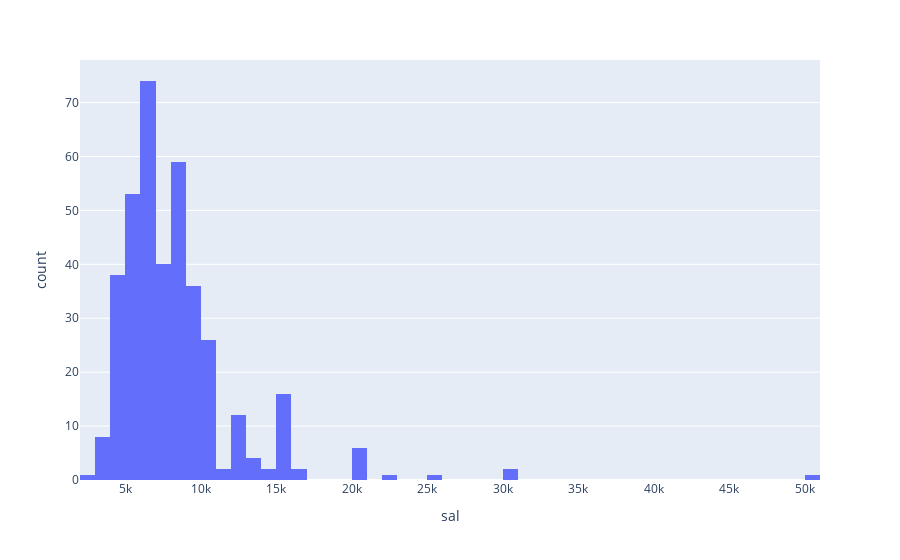

Notebook code for this chart:
### Code cell
import plotly.express as ep  

ep.histogram(data, x='sal', )

### Figure 1 — Plotly figure (JSON) as saved in the notebook; plotly's stock layout.template omitted (floating-point values rounded to 4 significant figures; data arrays with more than 128 entries replaced by an {"elided": "..."} marker saying what was removed)
{"data": [{"alignmentgroup": "True", "bingroup": "x", "hovertemplate": "sal=%{x}<br>count=%{y}<extra></extra>", "legendgroup": "", "marker": {"color": "#636efa", "pattern": {"shape": ""}}, "name": "", "offsetgroup": "", "orientation": "v", "showlegend": false, "type": "histogram", "x": {"elided": "410 int values"}, "xaxis": "x", "yaxis": "y"}], "layout": {"barmode": "relative", "legend": {"tracegroupgap": 0}, "margin": {"t": 60}, "xaxis": {"anchor": "y", "domain": [0, 1], "title": {"text": "sal"}}, "yaxis": {"anchor": "x", "domain": [0, 1], "title": {"text": "count"}}}}
